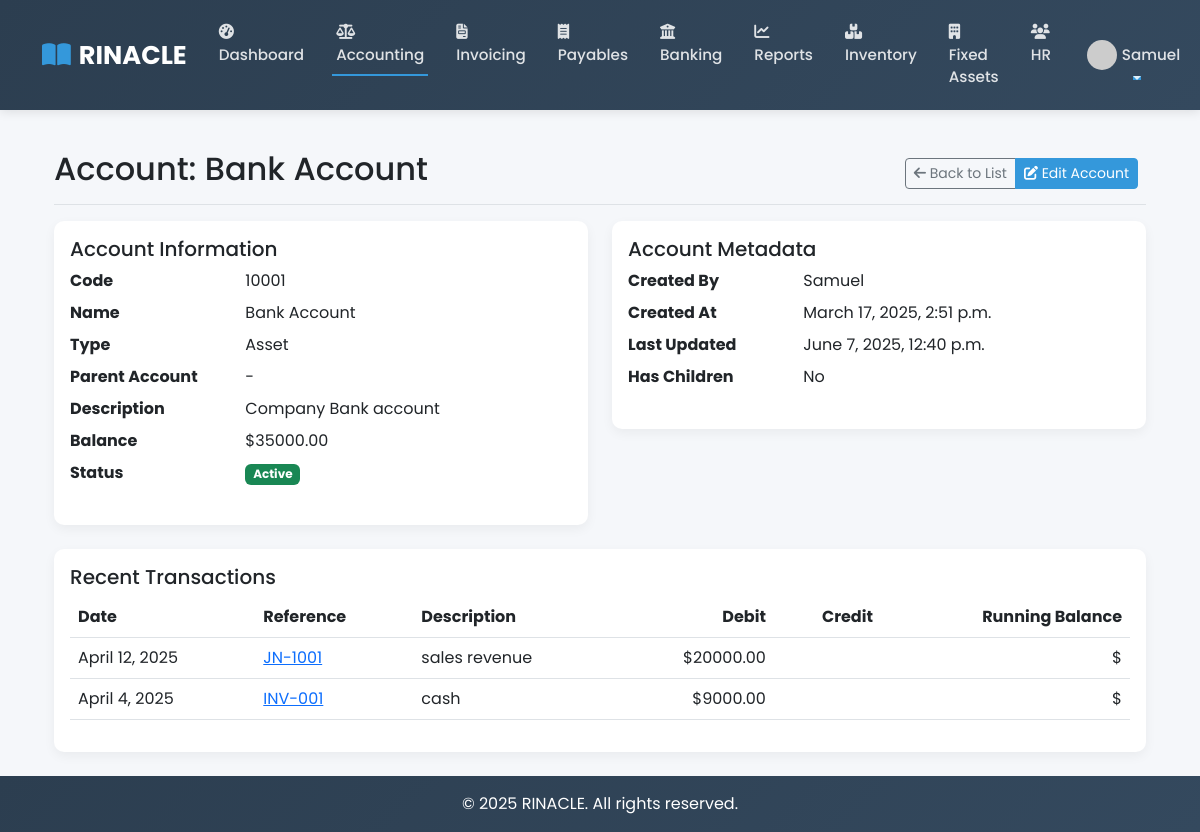
Screenshot of /accounting/accounts/2/ (signed in) with the database file from the repository.
### accounting/models.py (models this page shows, shortened)
class Account(models.Model):
    ACCOUNT_TYPES = [
        ('asset', 'Asset'),
        ('liability', 'Liability'),
        ('equity', 'Equity'),
        ('revenue', 'Revenue'),
        ('expense', 'Expense'),
    ]
    STATUS_CHOICES = [
        ('active', 'Active'),
        ('inactive', 'Inactive'),
    ]
    code = models.CharField(max_length=20, unique=True)
    name = models.CharField(max_length=100)
    type = models.CharField(max_length=20, choices=ACCOUNT_TYPES)
    opening_balance = models.DecimalField(max_digits=15, decimal_places=2, default=0)
    parent = models.ForeignKey('self', null=True, blank=True, related_name='children', on_delete=models.PROTECT)
    description = models.TextField(blank=True)
    balance = models.DecimalField(max_digits=15, decimal_places=2, default=0)
    status = models.CharField(max_length=10, choices=STATUS_CHOICES, default='active')
    created_at = models.DateTimeField(auto_now_add=True)
    updated_at = models.DateTimeField(auto_now=True)
    created_by = models.ForeignKey(settings.AUTH_USER_MODEL, on_delete=models.PROTECT, related_name='accounts_created')
    level = models.IntegerField(default=0)  # For hierarchical display
    class Meta:
        ordering = ['code']
        unique_together = ['parent', 'code']
    @property
    def has_children(self):
        return self.children.exists()

class TransactionLine(models.Model):
    transaction = models.ForeignKey(Transaction, related_name='lines', on_delete=models.CASCADE)
    account = models.ForeignKey(Account, related_name='transactions', on_delete=models.PROTECT)
    description = models.CharField(max_length=255)
    debit = models.DecimalField(max_digits=15, decimal_places=2, default=0)
    credit = models.DecimalField(max_digits=15, decimal_places=2, default=0)
    class Meta:
        ordering = ['id']

class Transaction(models.Model):
    TRANSACTION_TYPES = [
        ('journal', 'Journal Entry'),
        ('invoice', 'Invoice'),
        ('bill', 'Bill'),
        ('payment', 'Payment'),
        ('receipt', 'Receipt'),
    ]
    date = models.DateField()
    type = models.CharField(max_length=20, choices=TRANSACTION_TYPES)
    reference = models.CharField(max_length=50)
    description = models.TextField()
    created_at = models.DateTimeField(auto_now_add=True)
    updated_at = models.DateTimeField(auto_now=True)
    created_by = models.ForeignKey(settings.AUTH_USER_MODEL, on_delete=models.PROTECT)
    STATUS_CHOICES = [
        ('draft', 'Draft'),
        ('posted', 'Posted'),
        ('voided', 'Voided'),
    ]
    status = models.CharField(max_length=10, choices=STATUS_CHOICES, default='draft')
    class Meta:
        ordering = ['-date', '-created_at']

### accounting/views.py (the view)
# urls.py: path('accounts/<int:pk>/', views.account_detail, name='account_detail'),
@login_required
@login_required
def account_detail(request, pk):
    account = get_object_or_404(Account, pk=pk)
    transactions = TransactionLine.objects.filter(account=account).order_by('-transaction__date')[:10]
    transaction_lines = TransactionLine.objects.filter(
        account=account,
        transaction__status='posted'  # Only include posted transactions
    )
    account.total_debits = transaction_lines.filter(
        debit__gt=0
    ).aggregate(total=models.Sum('debit'))['total'] or 0
    account.total_credits = transaction_lines.filter(
        credit__gt=0
    ).aggregate(total=models.Sum('credit'))['total'] or 0
    account.current_balance = account.opening_balance + account.total_debits - account.total_credits
    context = {
        'title': f'Account: {account.name}',
        'account': account,
        'recent_transactions': transactions,
    }
    return render(request, 'accounting/account_detail.html', context)

### templates/accounting/account_detail.html (shortened to what this page needs)
{% extends 'base.html' %}
{% block content %}
<div class="container-fluid">
    <div class="d-flex justify-content-between flex-wrap flex-md-nowrap align-items-center pt-3 pb-2 mb-3 border-bottom">
        <h1 class="h2">{{ title }}</h1>
        <div class="btn-toolbar mb-2 mb-md-0">
            <div class="btn-group me-2">
                <a href="{% url 'accounting:chart_of_accounts' %}" class="btn btn-sm btn-outline-secondary">
                    <i class="fas fa-arrow-left"></i> Back to List
                </a>
                <button type="button" class="btn btn-sm btn-primary" data-bs-toggle="modal" data-bs-target="#editAccountModal">
                    <i class="fas fa-edit"></i> Edit Account
                </button>
            </div>
        </div>
    </div>
    <div class="row mb-4">
        <div class="col-md-6">
            <div class="card">
                <div class="card-body">
                    <h5 class="card-title">Account Information</h5>
                    <dl class="row">
                        <dt class="col-sm-4">Code</dt>
                        <dd class="col-sm-8">{{ account.code }}</dd>
                        <dt class="col-sm-4">Name</dt>
                        <dd class="col-sm-8">{{ account.name }}</dd>
                        <dt class="col-sm-4">Type</dt>
                        <dd class="col-sm-8">{{ account.get_type_display }}</dd>
                        <dt class="col-sm-4">Parent Account</dt>
                        <dd class="col-sm-8">{{ account.parent.name|default:"-" }}</dd>
                        <dt class="col-sm-4">Description</dt>
                        <dd class="col-sm-8">{{ account.description|default:"-" }}</dd>
                        <dt class="col-sm-4">Balance</dt>
                        <dd class="col-sm-8">${{ account.current_balance|default:account.balance|floatformat:2 }}</dd>
                        <dt class="col-sm-4">Status</dt>
                        <dd class="col-sm-8">
                            <span class="badge {% if account.status == 'active' %}bg-success{% else %}bg-secondary{% endif %}">
                                {{ account.get_status_display }}
                            </span>
                        </dd>
                    </dl>
                </div>
            </div>
        </div>
        <div class="col-md-6">
            <div class="card">
                <div class="card-body">
                    <h5 class="card-title">Account Metadata</h5>
                    <dl class="row">
                        <dt class="col-sm-4">Created By</dt>
                        <dd class="col-sm-8">{{ account.created_by }}</dd>
                        <dt class="col-sm-4">Created At</dt>
                        <dd class="col-sm-8">{{ account.created_at }}</dd>
                        <dt class="col-sm-4">Last Updated</dt>
                        <dd class="col-sm-8">{{ account.updated_at }}</dd>
                        <dt class="col-sm-4">Has Children</dt>
                        <dd class="col-sm-8">{{ account.has_children|yesno:"Yes,No" }}</dd>
                    </dl>
                </div>
            </div>
        </div>
    </div>
    <div class="card">
        <div class="card-body">
            <h5 class="card-title">Recent Transactions</h5>
            <div class="table-responsive">
                <table class="table table-hover">
                    <thead>
                        <tr>
                            <th>Date</th>
                            <th>Reference</th>
                            <th>Description</th>
                            <th class="text-end">Debit</th>
                            <th class="text-end">Credit</th>
                            <th class="text-end">Running Balance</th>
                        </tr>
                    </thead>
                    <tbody>
                        {% for transaction in recent_transactions %}
                        <tr>
                            <td>{{ transaction.transaction.date }}</td>
                            <td>
                                <a href="{% url 'accounting:journal_entry_detail' transaction.transaction.id %}">
                                    {{ transaction.transaction.reference }}
                                </a>
                            </td>
                            <td>{{ transaction.description }}</td>
                            <td class="text-end">{% if transaction.debit %}${{ transaction.debit|floatformat:2 }}{% endif %}</td>
                            <td class="text-end">{% if transaction.credit %}${{ transaction.credit|floatformat:2 }}{% endif %}</td>
                            <td class="text-end">${{ transaction.running_balance|default:"-"|floatformat:2 }}</td>
                        </tr>
                        {% empty %}
                        <tr>
                            <td colspan="6" class="text-center">No recent transactions</td>
                        </tr>
                        {% endfor %}
                    </tbody>
                </table>
            </div>
        </div>
    </div>
</div>
{% endblock %}

### templates/base.html (shortened to what this page needs)
<!DOCTYPE html>
<html lang="en">
<head>
    <link href="https://cdn.jsdelivr.net/npm/bootstrap@5.3.0/dist/css/bootstrap.min.css" rel="stylesheet">
    <link href="https://cdnjs.cloudflare.com/ajax/libs/font-awesome/6.4.2/css/all.min.css" rel="stylesheet">
</head>
<body>
    <nav class="navbar navbar-expand-lg navbar-dark">
        <div class="container">
            <a class="navbar-brand" href="{% url 'core:home' %}">
                <i class="fas fa-book-open"></i>RINACLE
            </a>
            <div class="collapse navbar-collapse" id="navbarNav">
                <ul class="navbar-nav me-auto">
                    {% if user.is_authenticated %}
                        <li class="nav-item">
                            <a class="nav-link {% if request.resolver_match.url_name == 'dashboard' %}active{% endif %}" href="{% url 'core:dashboard' %}">
                                <i class="fas fa-tachometer-alt"></i> Dashboard
                            </a>
                        </li>
                        <li class="nav-item">
                            <a class="nav-link {% if request.resolver_match.url_name == 'accounting' %}active{% endif %}" href="{% url 'accounting:home' %}">
                                <i class="fas fa-balance-scale"></i> Accounting
                            </a>
                        </li>
                        <li class="nav-item">
                            <a class="nav-link {% if request.resolver_match.url_name == 'invoicing' %}active{% endif %}" href="{% url 'invoicing:home' %}">
                                <i class="fas fa-file-invoice"></i> Invoicing
                            </a>
                        </li>
                        <li class="nav-item">
                            <a class="nav-link {% if request.resolver_match.url_name == 'payables' %}active{% endif %}" href="{% url 'payables:home' %}">
                                <i class="fas fa-receipt"></i> Payables
                            </a>
                        </li>
                        <li class="nav-item">
                            <a class="nav-link {% if request.resolver_match.url_name == 'banking' %}active{% endif %}" href="{% url 'banking:home' %}">
                                <i class="fas fa-university"></i> Banking
                            </a>
                        </li>
                        <li class="nav-item">
                            <a class="nav-link {% if request.resolver_match.url_name == 'reports' %}active{% endif %}" href="{% url 'reports:home' %}">
                                <i class="fas fa-chart-line"></i> Reports
                            </a>
                        </li>
                        <li class="nav-item">
                            <a class="nav-link {% if request.resolver_match.url_name == 'inventory' %}active{% endif %}" href="{% url 'inventory:home' %}">
                                <i class="fas fa-boxes"></i> Inventory
                            </a>
                        </li>
                        <li class="nav-item">
                            <a class="nav-link {% if request.resolver_match.url_name == 'fixed_assets' %}active{% endif %}" href="{% url 'fixed_assets:home' %}">
                                <i class="fas fa-building"></i> Fixed Assets
                            </a>
                        </li>
                        <li class="nav-item">
                            <a class="nav-link {% if request.resolver_match.url_name == 'hr' %}active{% endif %}" href="{% url 'hr:home' %}">
                                <i class="fas fa-users"></i> HR
                            </a>
                        </li>
                    {% endif %}
                </ul>
                <ul class="navbar-nav">
                    {% if user.is_authenticated %}
                        <li class="nav-item dropdown">
                            <a class="nav-link dropdown-toggle d-flex align-items-center" href="#" role="button" data-bs-toggle="dropdown">
                                <div class="user-avatar">
                                    <img src="https://ui-avatars.com/api/?name={{ user.first_name }}+{{ user.last_name }}&background=3498db&color=fff" alt="{{ user.username }}">
                                </div>
                                {{ user.first_name|default:user.username }}
                            </a>
                        </li>
                    {% endif %}
                </ul>
            </div>
        </div>
    </nav>
    <main class="py-4">
        <div class="container">
            {% block content %}{% endblock %}
        </div>
    </main>
    <footer class="footer mt-auto py-3 bg-dark">
        <div class="container text-center">
            <span class="text-white">© {% now "Y" %} RINACLE. All rights reserved.</span>
        </div>
    </footer>
</body>
</html>

### templates/base.html (style rules this page uses)
:root { --primary-color: #3498db; --secondary-color: #2c3e50; --accent-color: #e74c3c; --light-bg: #f8f9fa; --dark-bg: #343a40; }
body { font-family: 'Poppins', sans-serif; display: flex; flex-direction: column; min-height: 100vh; background-color: #f5f7fa; }
main { flex: 1; }
.navbar { box-shadow: 0 2px 10px rgba(0, 0, 0, 0.1); padding: 0.7rem 1rem; background: linear-gradient(135deg, var(--secondary-color), #34495e); }
.navbar-brand { font-weight: 700; font-size: 1.6rem; display: flex; align-items: center; }
.navbar-brand i { margin-right: 8px; color: var(--primary-color); }
.nav-link { font-weight: 500; padding: 0.6rem 1rem !important; transition: all 0.3s ease; font-size: 0.95rem; position: relative; }
.nav-link:after { content: ''; position: absolute; width: 0; height: 2px; background: var(--primary-color); left: 50%; bottom: 0; transform: translateX(-50%); transition: width 0.3s; }
.nav-link:hover:after, .nav-link.active:after { width: 80%; }
.nav-link i { margin-right: 5px; }
.btn-primary { background-color: var(--primary-color); border-color: var(--primary-color); }
.card { border-radius: 10px; border: none; box-shadow: 0 4px 12px rgba(0, 0, 0, 0.05); transition: transform 0.3s, box-shadow 0.3s; }
footer { background: linear-gradient(135deg, var(--secondary-color), #34495e); color: white; padding: 2rem 0; margin-top: 3rem; }
.user-avatar { width: 30px; height: 30px; border-radius: 50%; overflow: hidden; margin-right: 5px; }
.user-avatar img { width: 100%; height: 100%; object-fit: cover; }
.navbar-dark .navbar-nav .nav-link { color: rgba(255, 255, 255, 0.85); }

### rows the page displays
Account: code "10001", name "Bank Account", type "Asset", parent.name "-", description "Company Bank account", current_balance "35000.00", status "Active", created_by "Samuel", created_at "March 17, 2025, 2:51 p.m.", updated_at "June 7, 2025, 12:40 p.m.", has_children "No"

### other values shown
{{ user.first_name|default:user.username }} "Samuel"
{{ title }} "Account: Bank Account"
